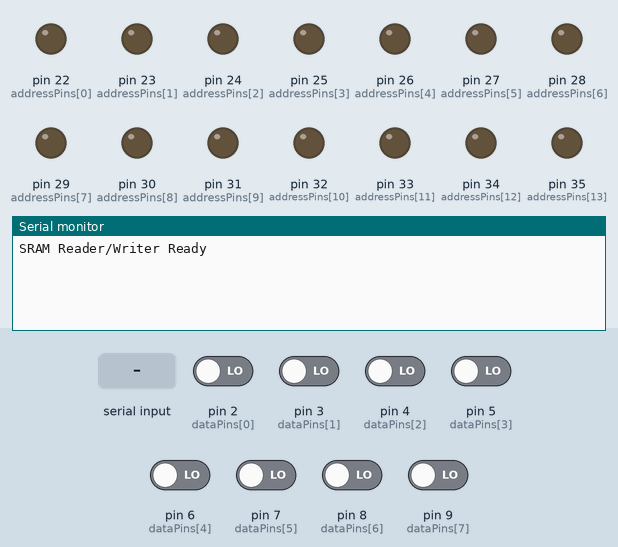
Bench run of a program on a simulated Arduino Mega 2560, built with avr-gcc and run on an emulated ATmega2560. On the bench: output pins drawn as LEDs (lit = HIGH), the last lines printed to the serial monitor. The inputs (shaded band) are chosen by the test bench; at power-on: pin 2 (dataPins[0]), pin 3 (dataPins[1]), pin 4 (dataPins[2]), pin 5 (dataPins[3]), pin 6 (dataPins[4]), pin 7 (dataPins[5]), pin 8 (dataPins[6]), pin 9 (dataPins[7]) LOW. Pins used as bus, display or sensor lines are not drawn.

Above: at 1.2 s.
1.3 s: "read=" received over Serial
At 2.7 s:
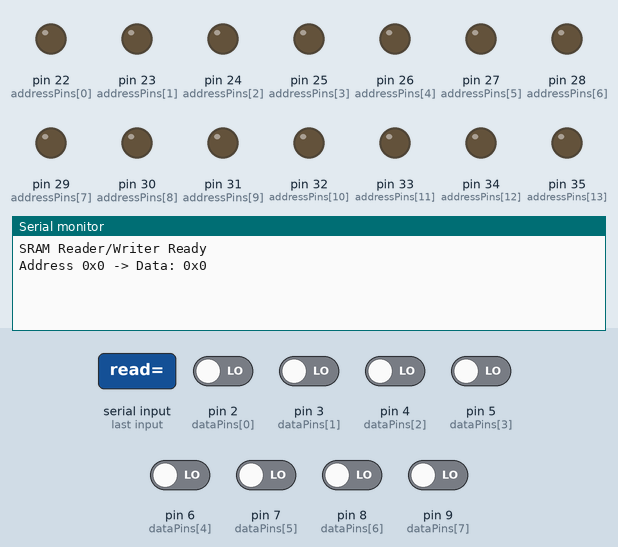
3.8 s: "write=" received over Serial
At 5.8 s:
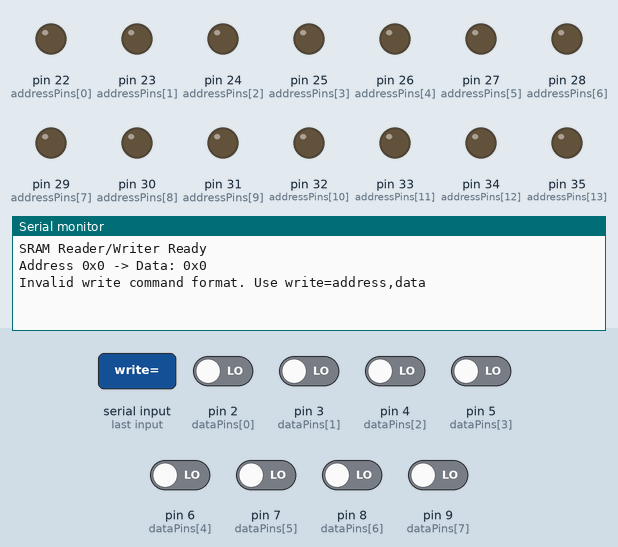
6.3 s: "1" received over Serial
At 8.7 s:
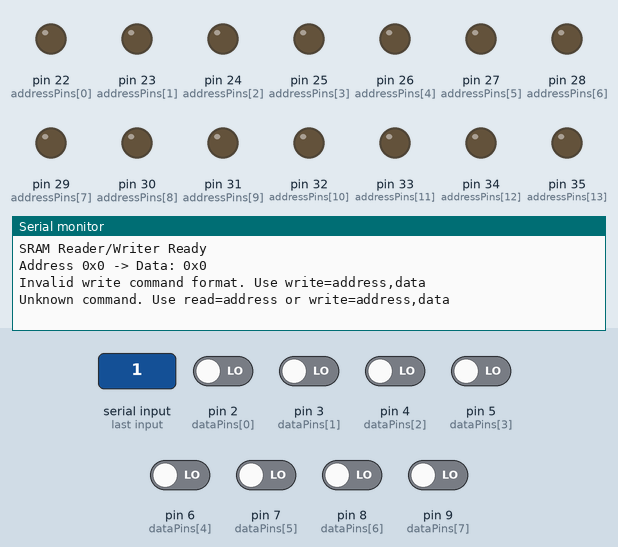

Measured:
- after the input at 1.3 s, the serial monitor: prints a new line after 1.0 s (image 1)
- after the input at 3.8 s, the serial monitor: prints a new line after 1.0 s (image 2)
- after the input at 6.3 s, the serial monitor: prints a new line after 1.0 s (image 3)

The program:

main.cpp
```cpp
#include <Arduino.h>
#include "SRAM.h"

void setup() {
    Serial.begin(9600);
    initSRAM();
    Serial.println("SRAM Reader/Writer Ready");
}

void loop() {
    if (Serial.available()) {
        String command = Serial.readString();
        command.trim();

        // Read command
        if (command.startsWith("read=")) {
            const String addressStr = command.substring(5);
            const auto address = static_cast<uint16_t>(strtoul(addressStr.c_str(), nullptr, 16));
            const uint8_t data = readSRAM(address);
            Serial.print("Address 0x");
            Serial.print(address, HEX);
            Serial.print(" -> Data: 0x");
            Serial.println(data, HEX);
        }
        // Write command
        else if (command.startsWith("write=")) {
            const int sepIndex = command.indexOf(',');
            if (sepIndex != -1) {
                const String addressStr = command.substring(6, sepIndex);
                const String dataStr = command.substring(sepIndex + 1);

                const auto address = static_cast<uint16_t>(strtoul(addressStr.c_str(), nullptr, 16));
                const auto data = static_cast<uint8_t>(strtoul(dataStr.c_str(), nullptr, 16));

                writeSRAM(address, data);

                Serial.print("Wrote 0x");
                Serial.print(data, HEX);
                Serial.print(" to Address 0x");
                Serial.println(address, HEX);
            } else {
                Serial.println("Invalid write command format. Use write=address,data");
            }
        }
        // Unknown command
        else {
            Serial.println("Unknown command. Use read=address or write=address,data");
        }
    }
}
```

SRAM.cpp
```cpp
#include "SRAM.h"

// Pin Definitions
const int addressPins[15] = {22, 23, 24, 25, 26, 27, 28, 29, 30, 31, 32, 33, 34, 35, 36};
const int dataPins[8] = {2, 3, 4, 5, 6, 7, 8, 9};
constexpr int csPin = 37;
constexpr int oePin = 38;
constexpr int wePin = 39;

void initSRAM() {
    // Set address pins as output
    for (int i = 0; i < 15; i++) {
        pinMode(addressPins[i], OUTPUT);
    }

    // Set control pins
    pinMode(csPin, OUTPUT);
    pinMode(oePin, OUTPUT);
    pinMode(wePin, OUTPUT);

    // Default states
    digitalWrite(csPin, HIGH);
    digitalWrite(oePin, HIGH);
    digitalWrite(wePin, HIGH);
}

void setDataPinsInput() {
    for (int i = 0; i < 8; i++) {
        pinMode(dataPins[i], INPUT);
    }
}

void setDataPinsOutput() {
    for (int i = 0; i < 8; i++) {
        pinMode(dataPins[i], OUTPUT);
    }
}

uint8_t readSRAM(const uint16_t address) {
    // Set address pins
    for (int i = 0; i < 15; i++) {
        digitalWrite(addressPins[i], (address >> i) & 1);
    }

    setDataPinsInput();

    digitalWrite(csPin, LOW);
    digitalWrite(oePin, LOW);
    digitalWrite(wePin, HIGH);

    delayMicroseconds(1);  // Allow data lines to stabilize

    uint8_t data = 0;
    for (int i = 0; i < 8; i++) {
        data |= (digitalRead(dataPins[i]) << i);
    }

    digitalWrite(csPin, HIGH);
    digitalWrite(oePin, HIGH);

    return data;
}

void writeSRAM(const uint16_t address, const uint8_t data) {
    // Set address pins
    for (int i = 0; i < 15; i++) {
        digitalWrite(addressPins[i], (address >> i) & 1);
    }

    setDataPinsOutput();

    // Write data to data pins
    for (int i = 0; i < 8; i++) {
        digitalWrite(dataPins[i], (data >> i) & 1);
    }

    digitalWrite(csPin, LOW);
    digitalWrite(wePin, LOW);
    digitalWrite(oePin, HIGH);

    delayMicroseconds(1);  // Minimum write pulse width

    digitalWrite(wePin, HIGH);
    digitalWrite(csPin, HIGH);

    setDataPinsInput();  // Return data pins to input mode for future reads
}
```

SRAM.h
```cpp
#ifndef SRAM_H
#define SRAM_H

#include <Arduino.h>

void initSRAM();
uint8_t readSRAM(uint16_t address);
void writeSRAM(uint16_t address, uint8_t data);

#endif
```
